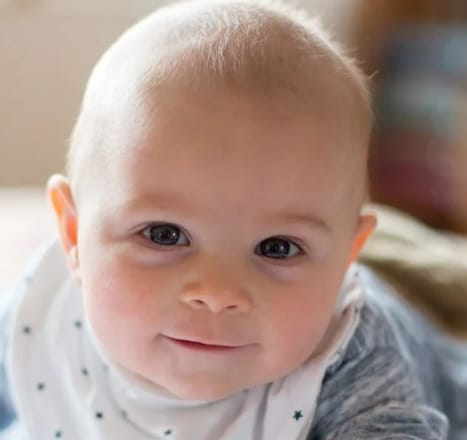
#> input picture image1.jpg, 467 x 440 px, given in place of the camera
$ python Project3.py
#> lines starting #> are read from the running program, lines starting #| are printed output that depends on the picture; after the words box and inside, x2 and y2 are one past the last pixel; in counts of white or black regions, pixels touching at a corner belong together
import cv2
import os
import numpy as np
import time
from datetime import datetime
import re

# Folder setup
COMPARE_FOLDER = 'Compare'
os.makedirs(COMPARE_FOLDER, exist_ok=True)

# Get next comparison ID
def get_next_comparison_id():
    existing = os.listdir(COMPARE_FOLDER)
    ids = []
    pattern = re.compile(r'comparison(\d+)')
    for file in existing:
        match = pattern.match(file)
        if match:
            ids.append(int(match.group(1)))
    return max(ids, default=0) + 1

# Load Haar Cascades
face_cascade = cv2.CascadeClassifier(cv2.data.haarcascades + 'haarcascade_frontalface_default.xml')
eye_cascade = cv2.CascadeClassifier(cv2.data.haarcascades + 'haarcascade_eye.xml')

# Capture and save image/coordinates
def capture_and_save(cap, comparison_id, tag):
#> called with comparison_id = 1, tag = 'a'
    face_data = {}
    face_detected_time = None
    saved = False

    while not saved:
        ret, frame = cap.read()
#> frame is the input picture: shape (440, 467, 3); mean B, G, R 137.5, 146.4, 169.2
        if not ret:
            break

        gray = cv2.cvtColor(frame, cv2.COLOR_BGR2GRAY)
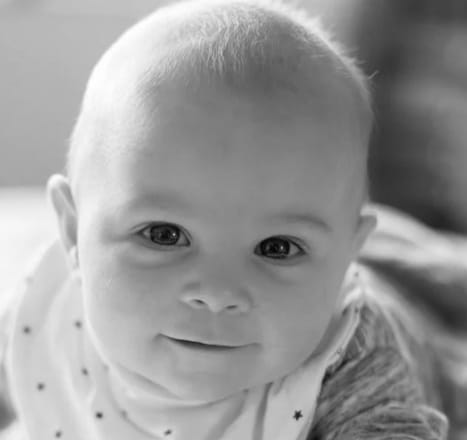
#> gray: shape (440, 467); min 2, max 255, mean 152.2
        faces = face_cascade.detectMultiScale(gray, scaleFactor=1.1, minNeighbors=5, minSize=(80, 80))
#> faces = [[75, 137, 289, 289]]

        if len(faces) == 1:
            (x, y, w, h) = faces[0]
#> x = 75; y = 137; w = 289; h = 289
            roi_gray = gray[y:y + h, x:x + w]
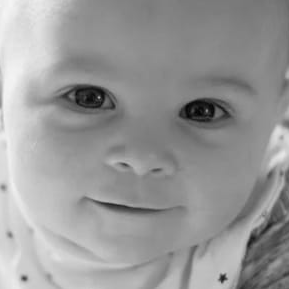
#> roi_gray: shape (289, 289); min 2, max 245, mean 152.3
            roi_color = frame[y:y + h, x:x + w]
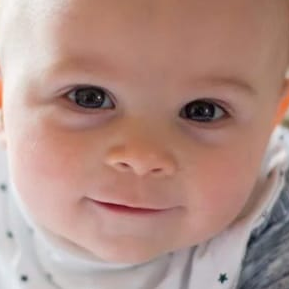
#> roi_color: shape (289, 289, 3); mean B, G, R 133.9, 143.2, 177.2

            eye_coords = []
            eyes = eye_cascade.detectMultiScale(roi_gray)
#> eyes = [[175, 82, 60, 60], [45, 62, 76, 76], [137, 148, 41, 41], [46, 111, 46, 46]]
            for (ex, ey, ew, eh) in eyes:
                eye_x, eye_y = x + ex, y + ey
                eye_coords.append((eye_x, eye_y))
                cv2.rectangle(frame, (eye_x, eye_y), (eye_x + ew, eye_y + eh), (255, 255, 0), 2)
                cv2.putText(frame, f"Eye: ({eye_x},{eye_y})", (eye_x, eye_y - 5),
                            cv2.FONT_HERSHEY_PLAIN, 0.8, (255, 255, 0), 1)
#> this loop made 4 passes
#> (ex, ey, ew, eh, eye_x, eye_y) on passes 1 to 4: (175, 82, 60, 60, 250, 219), (45, 62, 76, 76, 120, 199), (137, 148, 41, 41, 212, 285), (46, 111, 46, 46, 121, 248)
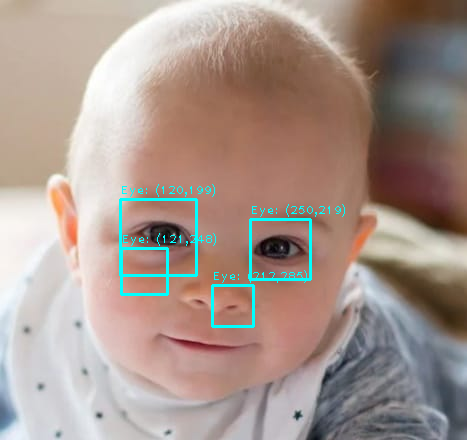
#> frame: shape (440, 467, 3); 1.59% of pixels changed, all inside (x1, y1, x2, y2) = (119, 184, 345, 328)
#> after the loop, eye_coords = [(250, 219), (120, 199), (212, 285), (121, 248)]

            cv2.rectangle(frame, (x, y), (x + w, y + h), (0, 255, 0), 2)
            cv2.putText(frame, f"Face: ({x},{y})", (x, y - 10), cv2.FONT_HERSHEY_SIMPLEX, 0.7, (0, 255, 0), 2)
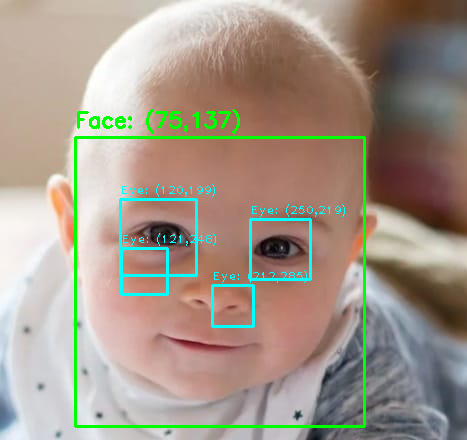
#> frame: shape (440, 467, 3); mean B, G, R 136.5, 150.6, 162.5

            if face_detected_time is None:
                face_detected_time = time.time()
                print(f"[INFO] Face detected. Saving image in 5 seconds...")

            elapsed = time.time() - face_detected_time
            if elapsed >= 5:
                # Save image and coordinates
                img_name = f'comparison{comparison_id}{tag}.jpg'
                txt_name = f'comparison{comparison_id}{tag}.txt'
                img_path = os.path.join(COMPARE_FOLDER, img_name)
                txt_path = os.path.join(COMPARE_FOLDER, txt_name)

                cv2.imwrite(img_path, frame)
                print(f"[INFO] Saved {img_name}")

                with open(txt_path, 'w') as f:
                    f.write(f"Face: x={x}, y={y}, w={w}, h={h}\n")
                    for i, (eye_x, eye_y) in enumerate(eye_coords):
                        f.write(f"Eye {i + 1}: x={eye_x}, y={eye_y}\n")
                    f.write(f"Timestamp: {datetime.now()}\n")

                face_data['image'] = frame
                face_data['face'] = (x, y, w, h)
                face_data['eyes'] = eye_coords
                saved = True

        cv2.imshow(f"Panel {tag.upper()}", frame)
        if cv2.waitKey(1) & 0xFF == ord('q'):
#> (key q is pressed here)
            break

    return face_data

# Compare coordinates
def compare_coordinates(data1, data2):
    print("\n=== COORDINATE COMPARISON ===")
    f1 = data1['face']
    f2 = data2['face']
    dx_face = abs(f1[0] - f2[0])
    dy_face = abs(f1[1] - f2[1])
    print(f"Face Difference: dx={dx_face}, dy={dy_face}")

    eyes1 = data1['eyes']
    eyes2 = data2['eyes']
    eye_diffs = []

    min_eyes = min(len(eyes1), len(eyes2))
    for i in range(min_eyes):
        ex1, ey1 = eyes1[i]
        ex2, ey2 = eyes2[i]
        dx_eye = abs(ex1 - ex2)
        dy_eye = abs(ey1 - ey2)
        eye_diffs.append((dx_eye, dy_eye))
        print(f"Eye {i + 1} Diff: dx={dx_eye}, dy={dy_eye}")

    return dx_face, dy_face, eye_diffs

# === Main ===
comparison_id = get_next_comparison_id()
cap = cv2.VideoCapture(0)

print(f"[STEP 1] Capturing face A for comparison {comparison_id}...")
data1 = capture_and_save(cap, comparison_id, 'a')

print(f"\n[STEP 2] Capturing face B for comparison {comparison_id}...")
data2 = capture_and_save(cap, comparison_id, 'b')
#> the loop in capture_and_save (call 2), `for (ex, ey, ew, eh) in eyes:` made 4 passes
#> (key Esc is pressed here)
#> data2 = 0 items

cap.release()
cv2.destroyAllWindows()

# Show result and save side-by-side + difference
if data1 and data2:
    img1 = cv2.resize(data1['image'], (400, 400))
    img2 = cv2.resize(data2['image'], (400, 400))
    combined = np.hstack((img1, img2))
    cv2.imshow("Comparison", combined)

    dx_face, dy_face, eye_diffs = compare_coordinates(data1, data2)

    img_path = os.path.join(COMPARE_FOLDER, f"comparison{comparison_id}.jpg")
    txt_path = os.path.join(COMPARE_FOLDER, f"comparison{comparison_id}.txt")

    cv2.imwrite(img_path, combined)
    print(f"[INFO] Saved combined image as {img_path}")

    with open(txt_path, 'w') as f:
        f.write("=== COORDINATE COMPARISON ===\n")
        f.write(f"Face Difference: dx={dx_face}, dy={dy_face}\n")
        for i, (dx_eye, dy_eye) in enumerate(eye_diffs):
            f.write(f"Eye {i+1} Diff: dx={dx_eye}, dy={dy_eye}\n")
        f.write(f"\nTimestamp: {datetime.now()}\n")
    print(f"[INFO] Saved comparison details as {txt_path}")

    print("Press any key to exit...")
    cv2.waitKey(0)
    cv2.destroyAllWindows()
else:
    print("Could not complete comparison – missing face data.")

$ run again, on image2.jpg
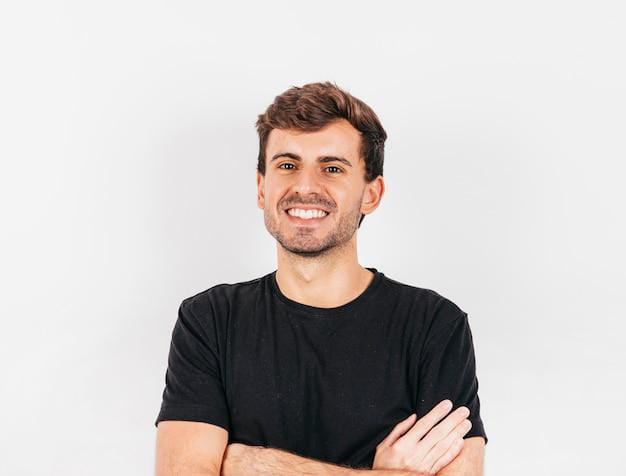
#> input picture image2.jpg, 626 x 476 px, given in place of the camera
#> in capture_and_save, frame is the input picture: shape (476, 626, 3); mean B, G, R 195.4, 197.6, 203.1
#> faces = [[245, 117, 130, 130]]
#> x = 245; y = 117; w = 130
#> eyes = [[26, 34, 30, 30], [73, 40, 26, 26]]
#> the loop in capture_and_save, `for (ex, ey, ew, eh) in eyes:` made 2 passes
#> (ex, ey, ew, eh, eye_x, eye_y) on passes 1 to 2: (26, 34, 30, 30, 271, 151), (73, 40, 26, 26, 318, 157)
#> after the loop in capture_and_save, `for (ex, ey, ew, eh) in eyes:`:
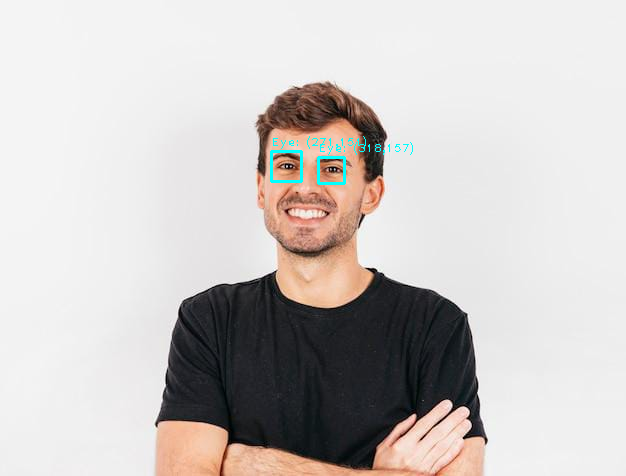
#> frame: shape (476, 626, 3); 0.34% of pixels changed, all inside (x1, y1, x2, y2) = (270, 136, 413, 185)
#> after the loop in capture_and_save, `for (ex, ey, ew, eh) in eyes:`: eye_coords = [(271, 151), (318, 157)]
#> in capture_and_save, `cv2.putText(frame, f"Face: ({x},{y})", (x, y - 10), cv2.FONT_HERSHEY_S..`:
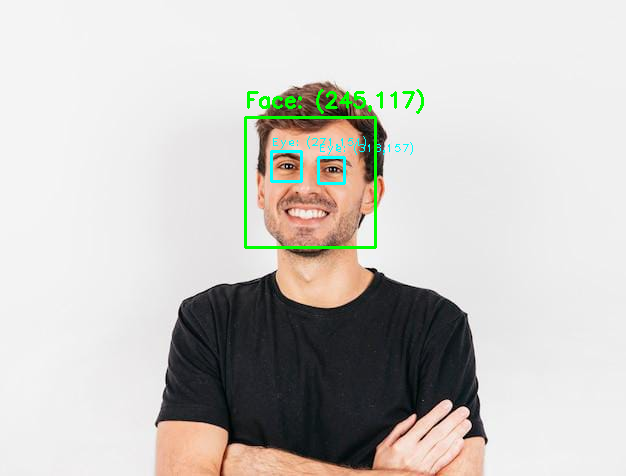
#> frame: shape (476, 626, 3); mean B, G, R 194.4, 198.8, 200.9
#> the loop in capture_and_save (call 2), `for (ex, ey, ew, eh) in eyes:` made 2 passes
#> data2 = 0 items

$ run again, on image3.jpg
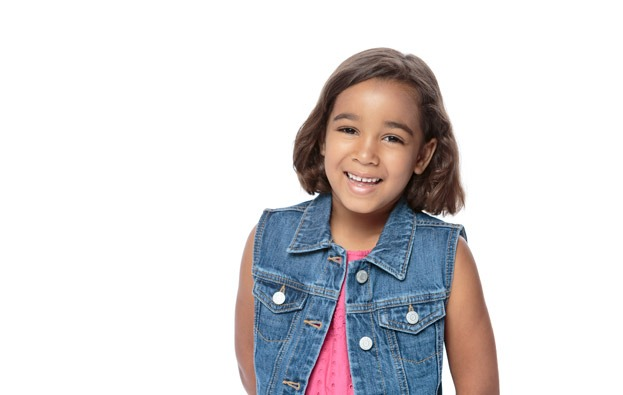
#> input picture image3.jpg, 623 x 395 px, given in place of the camera
#> in capture_and_save, frame is the input picture: shape (395, 623, 3); mean B, G, R 218.7, 216.8, 219.1
#> faces = [[311, 87, 118, 118]]
#> x = 311; y = 87; w = 118
#> eyes = [[66, 36, 32, 32], [19, 26, 34, 34]]
#> the loop in capture_and_save, `for (ex, ey, ew, eh) in eyes:` made 2 passes
#> (ex, ey, ew, eh, eye_x, eye_y) on passes 1 to 2: (66, 36, 32, 32, 377, 123), (19, 26, 34, 34, 330, 113)
#> after the loop in capture_and_save, `for (ex, ey, ew, eh) in eyes:`:
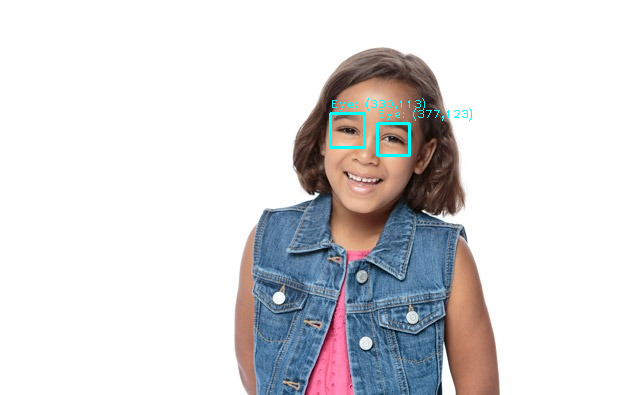
#> frame: shape (395, 623, 3); 0.46% of pixels changed, all inside (x1, y1, x2, y2) = (329, 98, 472, 157)
#> after the loop in capture_and_save, `for (ex, ey, ew, eh) in eyes:`: eye_coords = [(377, 123), (330, 113)]
#> in capture_and_save, `cv2.putText(frame, f"Face: ({x},{y})", (x, y - 10), cv2.FONT_HERSHEY_S..`:
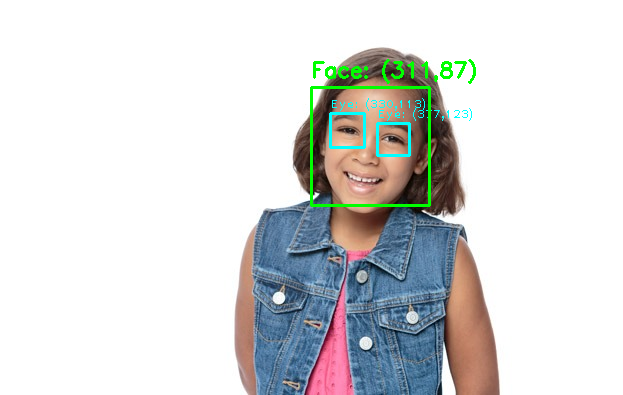
#> frame: shape (395, 623, 3); mean B, G, R 218.1, 218.6, 216.9
#> the loop in capture_and_save (call 2), `for (ex, ey, ew, eh) in eyes:` made 2 passes
#> data2 = 0 items
